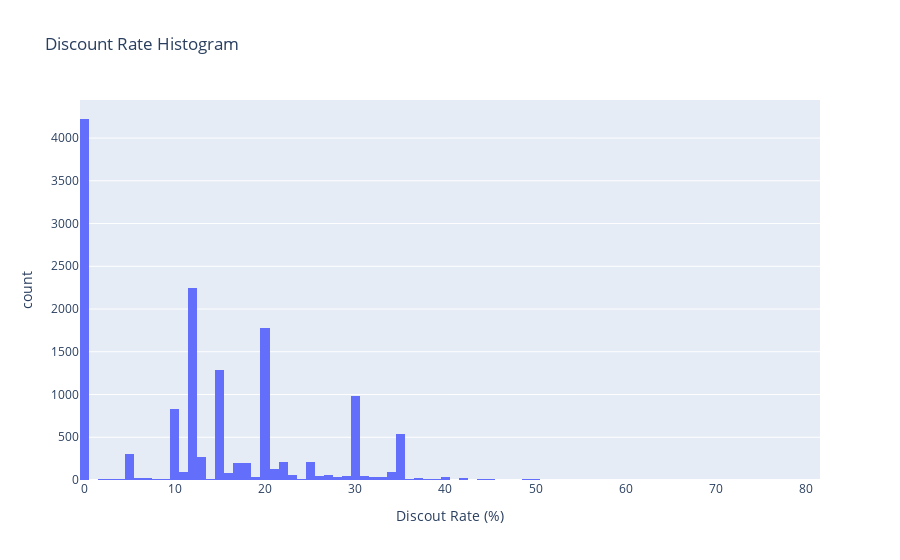

The notebook cell this image was saved under:
### Markdown cell above
Most of the products' price is lower 700,000 VND. Products that are more than 700,000 VND are mainly the combo of books.
* Discount Rate Histogram

### Code cell
px.histogram(df_id, x = 'discount_rate', title = 'Discount Rate Histogram', labels={'discount_rate': 'Discout Rate (%)'})

### Figure 1 — Plotly figure (JSON) as saved in the notebook; plotly's stock layout.template omitted (floating-point values rounded to 4 significant figures; data arrays with more than 128 entries replaced by an {"elided": "..."} marker saying what was removed)
{"data": [{"alignmentgroup": "True", "bingroup": "x", "hovertemplate": "Discout Rate (%)=%{x}<br>count=%{y}<extra></extra>", "legendgroup": "", "marker": {"color": "#636efa", "pattern": {"shape": ""}}, "name": "", "offsetgroup": "", "orientation": "v", "showlegend": false, "type": "histogram", "x": {"elided": "14399 int values"}, "xaxis": "x", "yaxis": "y"}], "layout": {"barmode": "relative", "legend": {"tracegroupgap": 0}, "title": {"text": "Discount Rate Histogram"}, "xaxis": {"anchor": "y", "domain": [0, 1], "title": {"text": "Discout Rate (%)"}}, "yaxis": {"anchor": "x", "domain": [0, 1], "title": {"text": "count"}}}}
